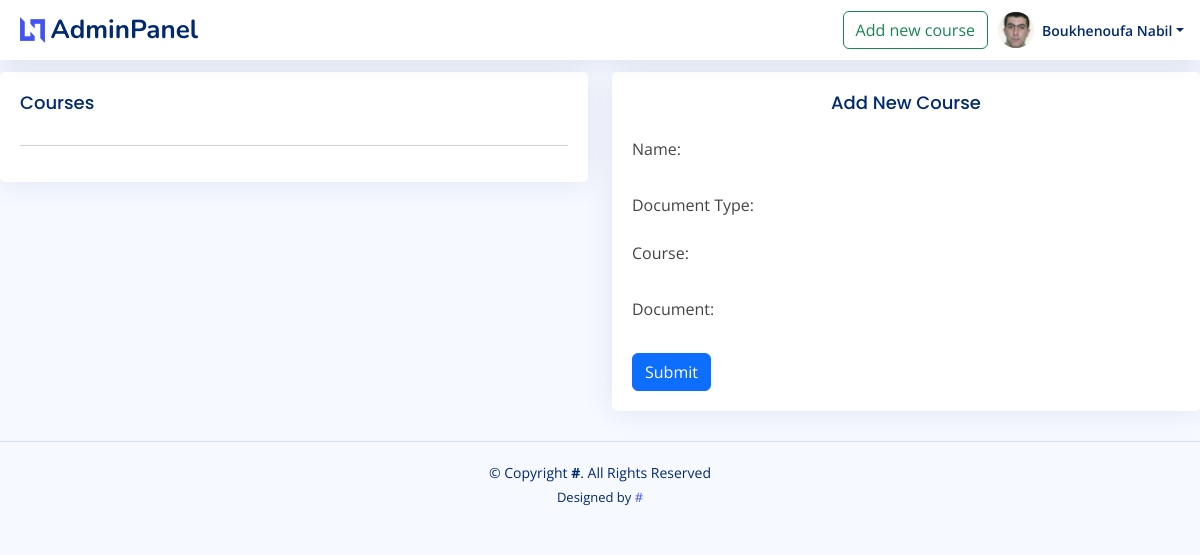
Page /profpanel/ (signed in) on the earlier database version.
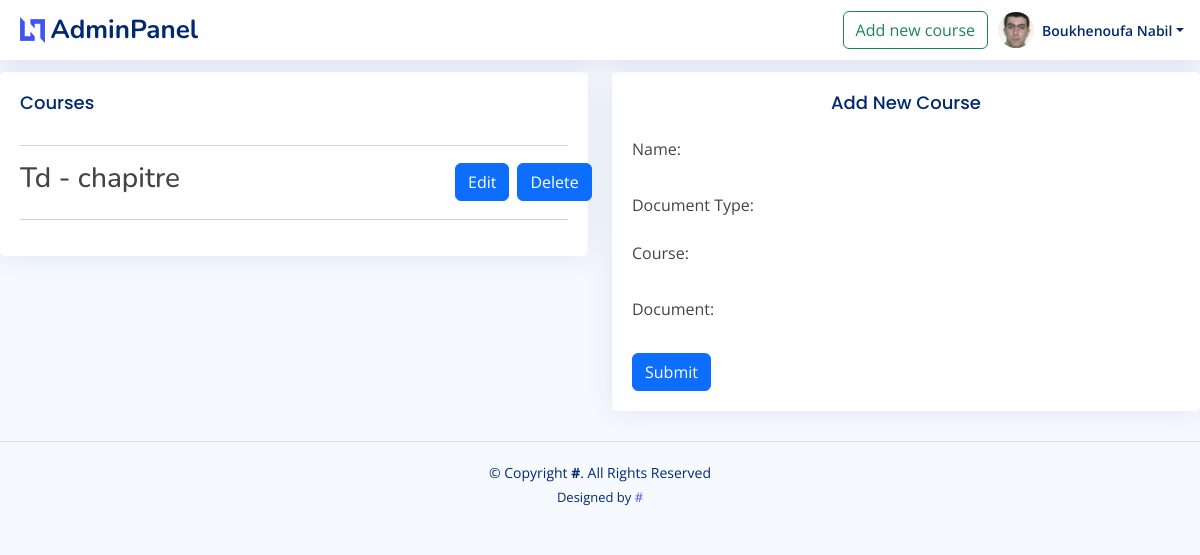
Same page on the later database version.
### core/models.py (models this page shows, shortened)
class Document(models.Model):
    name = models.CharField(max_length=255, blank=True, default='')
    documenttype = models.ForeignKey(DocumentType, on_delete=models.CASCADE, default='')
    course = models.ForeignKey(Course, on_delete=models.CASCADE)
    user = models.ForeignKey(User, on_delete=models.CASCADE)
    document = models.FileField(upload_to='documents/')

class DocumentType(models.Model):
    Cours = 'Cours'
    Tp = 'Tp'
    Td = 'Td'
    Extra = 'Extra'
    DEGREE_CHOICES = [
        (Cours, 'Cours'),
        (Tp, 'Tp'),
        (Td, 'Td'),
        (Extra, 'Extra'),
    ]
    name = models.CharField(
        max_length=255,
        choices=DEGREE_CHOICES,
        default=Cours,
        unique=True
    )
    def __str__(self):
        return self.name

### core/views.py (the view)
# urls.py: path('profpanel/', profpanel , name='profpanel'),
@login_required
def profpanel(request):
    user = request.user
    documents = Document.objects.filter(user=user)
    return render(request, 'core/profpanel.html', {'user': user, 'documents': documents})

### core/templates/core/profpanel.html (shortened to what the changed rows need)
{% load static %}
<!DOCTYPE html>
<html lang="en">
<head>
  <link href="{% static 'profpanel/vendor/bootstrap/css/bootstrap.min.css' %}" rel="stylesheet">
  <link href="{% static 'profpanel/vendor/bootstrap-icons/bootstrap-icons.css' %}" rel="stylesheet">
  <link href="{% static 'profpanel/vendor/boxicons/css/boxicons.min.css' %}" rel="stylesheet">
  <link href="{% static 'profpanel/vendor/quill/quill.snow.css' %}" rel="stylesheet">
  <link href="{% static 'profpanel/vendor/quill/quill.bubble.css' %}" rel="stylesheet">
  <link href="{% static 'profpanel/vendor/remixicon/remixicon.css' %}" rel="stylesheet">
  <link href="{% static 'profpanel/vendor/simple-datatables/style.css' %}" rel="stylesheet">
  <link href="{% static 'profpanel/css/style.css' %}" rel="stylesheet">
</head>
<body>
  <main class="">
    <br><br><br>
    <section class="section">
      <div class="row">
        <div class="col-lg-6">
          <div class="card">
            <div class="card-body">
              <div class="d-flex flex-column">{% for document in documents %}
                {% if document.user.name == user.name %}
                  <div class="d-flex">
                    <h3 class="col-lg-9 me-4">{{ document.documenttype }} - {{ document.name }}</h3>
                    <div class="d-flex end-0 me-4 align-items-center" >
                      <form  action="">
                        <a href="{% url 'edit_document' document.id %}" class="btn btn-primary me-2">Edit</a>
                      </form>
                      <form method="post" action="{% url 'delete_document' pk=document.pk %}">
                        <input class="btn btn-primary" type="submit" value="Delete">
                      </form>
                    </div>
                  </div>
                {% endif %}
                <hr>
              {% endfor %}
              </div>
            </div>
          </div>
        </div>
      </div>
    </section>
  </main>
</body>
</html>

Differences in the rows shown:
added Document: documenttype "Td", name "chapitre"
